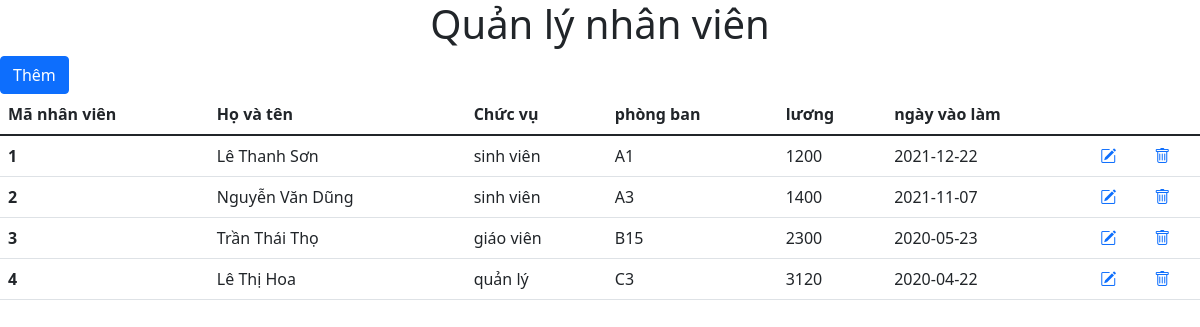
The page / on the database its author committed.
### tables this page shows
CREATE TABLE `nhanvien` (
  `MaNV` int(11) NOT NULL,
  `hovaten` varchar(255) DEFAULT NULL,
  `chucvu` varchar(255) DEFAULT NULL,
  `phongban` varchar(50) DEFAULT NULL,
  `luong` float DEFAULT NULL,
  `ngayvaolam` date DEFAULT NULL
);

### src/controllers/EmployeeController.php (called while the page is built, shortened)
<?php
include_once __DIR__ . '/../models/EmployeeModel.php';
class EmployeeController
{
    public function index()
    {
        $Employee = new EmployeeModel();
        $data = $Employee->getAll();
        require_once __DIR__ . '/../views/employees/index.php';
    }
}

### src/index.php (called while the page is built, shortened)
<?php
$action = isset($_GET['action']) ? $_GET['action'] : 'index';
$object = new $className;
$object->$action();

### src/models/BaseModel.php (called while the page is built, shortened)
<?php
class BaseModel
{
    private $servername = 'localhost';
    private $username = 'root';
    private $password = '';
    private $dbname = '1951060982_employees';
    public function __construct()
    {
        $this->conn = mysqli_connect($this->servername, $this->username, $this->password, $this->dbname);
    }
}

### src/models/EmployeeModel.php (called while the page is built, shortened)
<?php
include_once __DIR__ . '/../models/BaseModel.php';
class EmployeeModel extends BaseModel
{
    public function getAll()
    {
        $sql = "SELECT * FROM nhanvien";
        $results = $this->conn->query($sql);
        $data = [];
        if ($results->num_rows > 0) {
            while ($row = $results->fetch_assoc()) {
                array_push($data, $row);
            }
        } else {
            $msg = 'Lỗi truy vấn!';
            header("location: /index.php?error={$msg}");
        }
        return $data;
    }
}

### src/views/employees/index.php (the view)
<?php include_once __DIR__ . '/../layouts/header.php' ?>
<h1 class="text-center">Quản lý nhân viên</h1>
<a class="btn btn-primary" href="/index.php?action=add">Thêm</a>
<table class='table'>
    <thead>
        <tr>
            <th scope="col">Mã nhân viên</th>
            <th scope="col">Họ và tên</th>
            <th scope="col">Chức vụ</th>
            <th scope="col">phòng ban</th>
            <th scope="col">lương</th>
            <th scope="col">ngày vào làm</th>
        </tr>
    </thead>
    <tbody>
        <?php foreach ($data as $employee) { ?>
            <tr>
                <th scope="row"><?= $employee['MaNV'] ?></th>
                <td scope="row"><?= $employee['hovaten'] ?></td>
                <td scope="row"><?= $employee['chucvu'] ?></td>
                <td scope="row"><?= $employee['phongban'] ?></td>
                <td scope="row"><?= $employee['luong'] ?></td>
                <td scope="row"><?= $employee['ngayvaolam'] ?></td>
                <td>
                    <a href="/index.php?action=update&id=<?= $employee['MaNV'] ?>">
                        <i class="bi bi-pencil-square"></i>
                    </a>
                </td>
                <td>
                    <a href="/index.php?action=delete&id=<?= $employee['MaNV'] ?>">
                        <i class="bi bi-trash"></i>
                    </a>
                </td>
            </tr>
        <?php } ?>
    </tbody>
</table>
<?php include_once __DIR__ . '/../layouts/footer.php' ?>

### src/views/layouts/header.php (shortened to what this page needs)
<!DOCTYPE html>
<html lang="en">
<head>
    <link href="https://cdn.jsdelivr.net/npm/bootstrap@5.1.3/dist/css/bootstrap.min.css" rel="stylesheet">
    <link rel="stylesheet" href="https://cdn.jsdelivr.net/npm/bootstrap-icons@1.7.2/font/bootstrap-icons.css">
</head>
<body>

### src/views/layouts/footer.php (shortened to what this page needs)
</body>
</html>

### rows shown on the page
nhanvien: MaNV "1", hovaten "Lê Thanh Sơn", chucvu "sinh viên", phongban "A1", luong "1200", ngayvaolam "2021-12-22"
nhanvien: MaNV "2", hovaten "Nguyễn Văn Dũng", chucvu "sinh viên", phongban "A3", luong "1400", ngayvaolam "2021-11-07"
nhanvien: MaNV "3", hovaten "Trần Thái Thọ", chucvu "giáo viên", phongban "B15", luong "2300", ngayvaolam "2020-05-23"
nhanvien: MaNV "4", hovaten "Lê Thị Hoa", chucvu "quản lý", phongban "C3", luong "3120", ngayvaolam "2020-04-22"
